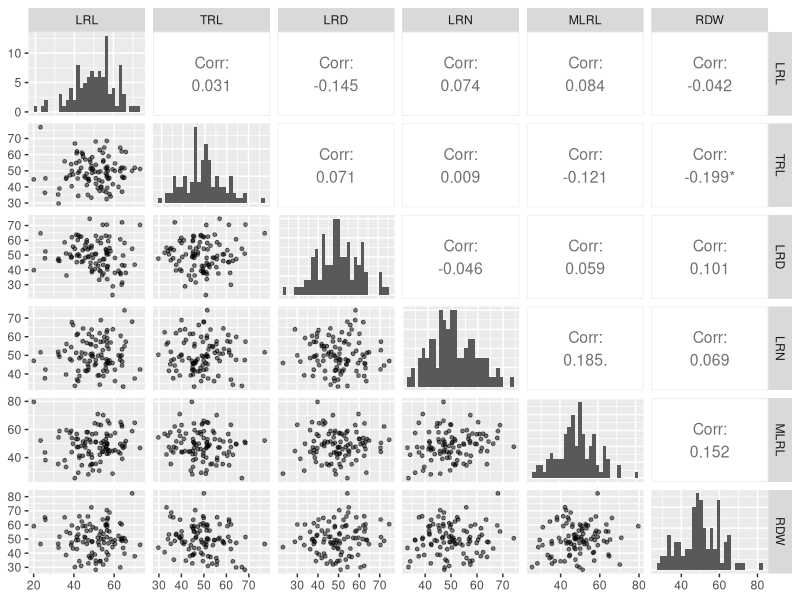

The R script that drew this image:
# Load necessary libraries
#install.packages("GGally")
library(GGally)
library(ggplot2)

# Create dummy data
set.seed(42) # Ensures reproducibility
dummy_data <- data.frame(
  LRL = rnorm(100, mean = 50, sd = 10),
  TRL = rnorm(100, mean = 50, sd = 10),
  LRD = rnorm(100, mean = 50, sd = 10),
  LRN = rnorm(100, mean = 50, sd = 10),
  MLRL = rnorm(100, mean = 50, sd = 10),
  RDW = rnorm(100, mean = 50, sd = 10)
)

# Generate the plot
ggpairs(dummy_data,
        upper = list(continuous = wrap("cor", size = 4)),
        lower = list(continuous = wrap("points", size = 1, alpha = 0.5)),
        diag = list(continuous = wrap("barDiag"))
)
